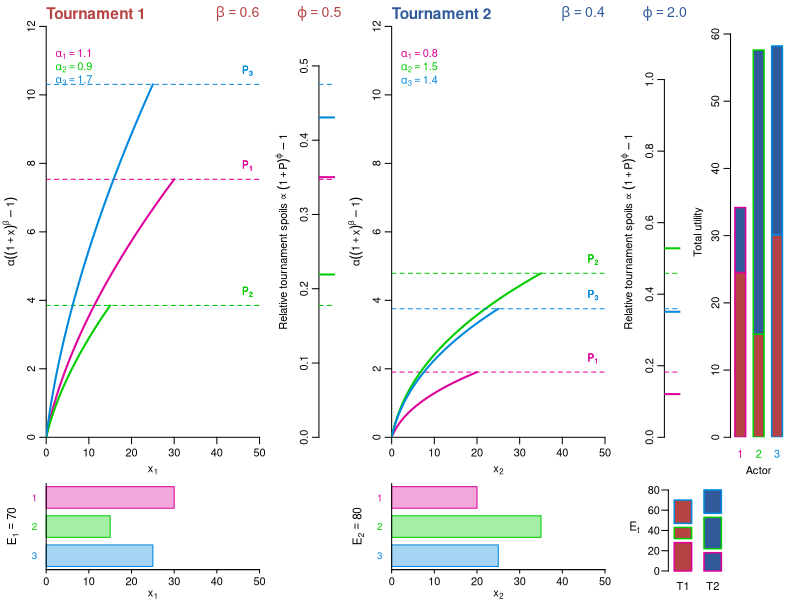

This figure's R source:
w<-2.6

widths<-c(3,0.8,3,0.8,0.4,1.2-0.4)
heights<-c(4.15,1)

png("Figure01.png",
    w=(w/widths[1])*sum(widths),
    h=(w/heights[1])*sum(heights),
    units="in",res=600)

cols<-c("#D09","#0C0","#08D")
col1_div<-"#B54343"
col2_div<-"#315A9B"

layout(matrix(c(1,2,3,4,5,5,
                6,0,7,8,8,0),nrow=2,byrow=TRUE),
       widths=widths,
       heights=heights)

B<-50
l<-401

beta1<-0.6
beta2<-0.4

r<-c(0.6,0.3,0.5)
tals1<-c(1.1,0.9,1.7)
tals2<-c(0.8,1.5,1.4)

phi1<-0.5
phi2<-2

x1<-r*B
x2<-(1-r)*B

P1<-tals1*((1+x1)^beta1-1)
P2<-tals2*((1+x2)^beta2-1)

W1<-(1+P1)^phi1-1
W2<-(1+P2)^phi2-1

rs1<-W1/sum(W1)
rs2<-W2/sum(W2)

E1<-sum(x1)
E2<-sum(x2)

U1<-E1*rs1
U2<-E2*rs2
U<-U1+U2

alpha_lab1<-as.expression(lapply(1:3,function(i) bquote(alpha[.(i)]==.(tals1[i]))))
alpha_lab2<-as.expression(lapply(1:3,function(i) bquote(alpha[.(i)]==.(tals2[i]))))

plot_energy_strip<-function(xv,xlab_expr,ylab_expr){
  par(mar=c(2.3,3.5,0,1),mgp=c(1.4,0.38,0))
  
  mids<-barplot(rev(xv),
                horiz=TRUE,
                col=adjustcolor(rev(cols),alpha.f=0.35),
                border=rev(cols),
                axes=FALSE,
                xlim=c(0,B),
                space=0.35,
                names.arg=rep("",3),
                xlab=xlab_expr)
  
  axis(1,at=seq(0,B,10),labels=seq(0,B,10),tck=-0.04)
  box(bty="l")
  
  text(x=-0.04*B,y=mids,labels=3:1,xpd=NA,adj=1,
       col=rev(cols),cex=0.9)
  
  mtext(ylab_expr,2,line=1.9,cex=0.7)
}

eps<-4
halfw<-0.35

# panel 1
par(mar=c(3.5,3.5,2,1),mgp=c(2,0.65,0))
for(i in 1:3){
  x<-seq(0,x1[i],l=l)
  y<-tals1[i]*((1+x)^beta1-1)
  if(i==1){
    plot(x,y,xaxs="i",yaxs="i",type="l",lwd=2,col=cols[i],
         ylim=c(0,12),xlim=c(0,B),bty="n",
         ylab=expression(alpha((1+x)^beta-1)),xlab=expression(x[1]))
  } else {
    lines(x,y,lwd=2,col=cols[i])
  }
  abline(h=P1[i],lty=2,col=cols[i])
  for(i in 1:3){
    text(x=50,y=P1[i]+0.35,
         labels=bquote(P[.(i)]),
         col=cols[i],cex=0.9,pos=2)
  }
}
title(main="Tournament 1",adj=0,col.main=col1_div,cex.main=1.4)
mtext(bquote(beta==.(beta1)),3,line=0.2,adj=1,col=col1_div,cex=0.85)
mtext(bquote(varphi==.(phi1)),3,line=0.2,at=64,
      col=col1_div,xpd=NA,cex=0.85)
legend("topleft",legend=alpha_lab1,text.col=cols,bty="n",cex=1,inset=c(-0.05,0.035))

# panel 2
par(mar=c(3.5,3.5,2,0.8),mgp=c(2,0.65,0))
plot(NULL,xaxs="i",yaxs="i",ylim=c(0,12/sum(P1)),xlim=c(0,1),bty="n",
     axes=TRUE,xaxt="n",
     ylab=expression("Relative tournament spoils" %prop% (1+P)^varphi-1),
     xlab="")
abline(h=P1/sum(P1),col=cols,lty=2)
abline(h=rs1,col=cols,lty=1,lwd=2)

# panel 3
par(mar=c(3.5,3.5,2,1),mgp=c(2,0.65,0))
for(i in 1:3){
  x<-seq(0,x2[i],l=l)
  y<-tals2[i]*((1+x)^beta2-1)
  if(i==1){
    plot(x,y,xaxs="i",yaxs="i",type="l",lwd=2,col=cols[i],
         ylim=c(0,12),xlim=c(0,B),bty="n",
         ylab=expression(alpha((1+x)^beta-1)),xlab=expression(x[2]))
  } else {
    lines(x,y,lwd=2,col=cols[i])
  }
  abline(h=P2[i],lty=2,col=cols[i])
  for(i in 1:3){
    text(x=50,y=P2[i]+0.35,
         labels=bquote(P[.(i)]),
         col=cols[i],cex=0.9,pos=2)
  }
}
title(main="Tournament 2",adj=0,col.main=col2_div,cex.main=1.4)
mtext(bquote(beta==.(beta2)),3,line=0.2,adj=1,col=col2_div,cex=0.85)
mtext(bquote(varphi==.(formatC(phi2,format="f",digits=1))),3,line=0.2,at=64,
      col=col2_div,xpd=NA,cex=0.85)
legend("topleft",legend=alpha_lab2,text.col=cols,bty="n",cex=1,inset=c(-0.05,0.035))

# panel 4
par(mar=c(3.5,3.5,2,0.8),mgp=c(2,0.65,0))
plot(NULL,xaxs="i",yaxs="i",ylim=c(0,12/sum(P2)),xlim=c(0,1),bty="n",
     axes=TRUE,xaxt="n",
     ylab=expression("Relative tournament spoils" %prop% (1+P)^varphi-1),
     xlab="")
abline(h=P2/sum(P2),col=cols,lty=2)
abline(h=rs2,col=cols,lty=1,lwd=2)

# panel 5
par(mar=c(3.5,3,2,1),mgp=c(2,0.65,0))
Ut_mat<-rbind(U1,U2)

bp<-barplot(Ut_mat,col=NA,border=NA,
            names.arg=rep("",3),
            ylab="Total utility",
            xlab="Actor",
            ylim=c(0,1.05*max(U)))

for(j in 1:3){
  cumulative<-c(0,cumsum(Ut_mat[,j]))
  for(i in 1:2){
    y0<-cumulative[i]
    y1<-cumulative[i+1]
    rect(bp[j]-halfw,y0,bp[j]+halfw,y1,
         col=c(col1_div,col2_div)[i],border=cols[j],lwd=1.5)
  }
}

text(bp,par("usr")[3]-0.04*diff(par("usr")[3:4]),
     labels=1:3,xpd=NA,col=cols)

# panel 6
plot_energy_strip(x1,expression(x[1]),bquote(E[1]==.(E1)))

# panel 7
plot_energy_strip(x2,expression(x[2]),bquote(E[2]==.(E2)))

# panel 8
par(mar=c(2.2,3.8,0,0),mgp=c(1.6,0.65,0))
Et_mat<-cbind(x1,x2)

bp<-barplot(Et_mat,col=NA,border=NA,
            names.arg=c("T1","T2"),las=1,
            ylim=c(0,1.08*max(E1,E2)),ylab="")

for(j in 1:2){
  cumulative<-c(0,cumsum(Et_mat[,j]))
  for(i in 1:3){
    y0<-cumulative[i]
    y1<-cumulative[i+1]
    if(i>1) y0<-y0+eps/2
    if(i<3) y1<-y1-eps/2
    rect(bp[j]-halfw,y0,bp[j]+halfw,y1,
         col=c(col1_div,col2_div)[j],border=cols[i],lwd=1.5,xpd=T)
  }
}

mtext(expression(E[t]),2,line=2.2,las=1,cex=0.7,xpd=NA)

dev.off()
